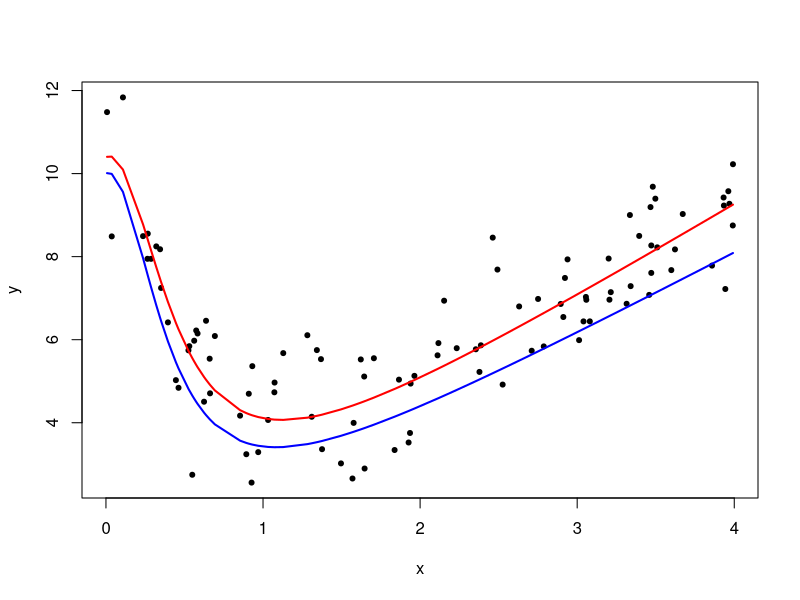
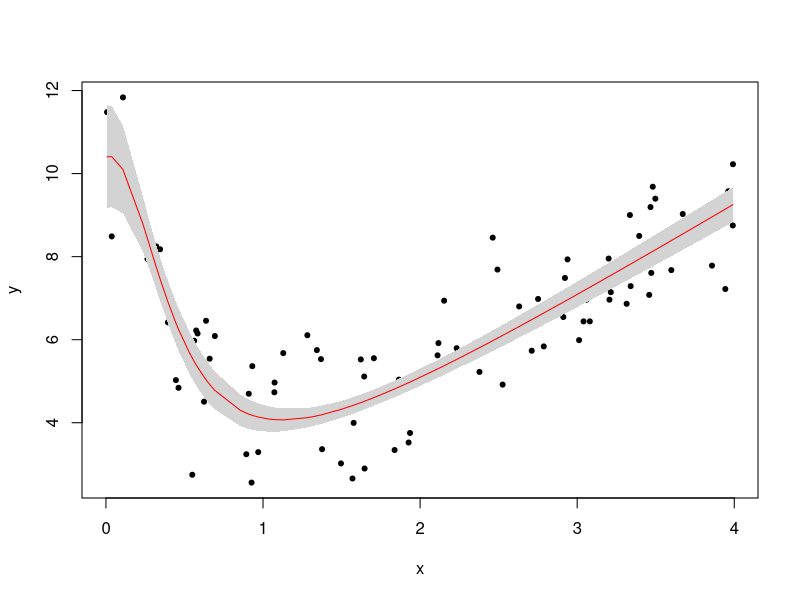

R code for these plots, in order:
#EX_1
t=c(1.661,1.985)
f = 2/(1+exp(1))
a = 1/(1+exp(1))
b = 2*exp(1)/(1+exp(1))^2
c = 0
S = matrix(c(0.02,0.14,-0.07,0.14,5.28,-2.38,-0.07,-2.38,1.1),3,3)

V=c(a,b,c)%*%S%*%matrix(c(a,b,c),3,1)

T = f/(sqrt(V))

T>t[1] # -> FALSE, we don't reject H0'

#confidence interval:
c(f-t[2]*sqrt(V),f+t[2]*sqrt(V)) 

#it's not possible to derive an estimator for sigma^2, because we don't have the observations with true values to compare it with our estimations, (formula for S())
#########################################
#EX_3
set.seed(22101847)
#parameters
theta = c(2,5,0.5)
sigm = 1
#data
x = runif(100,0,4)#seq(0.04, 4, by=0.04)
x = sort(x, decreasing = FALSE)
fun = function(x,theta){
  theta[1]*x+theta[2]/(theta[3]+3*x^2)
}
f = fun(x,theta)
epsilon = rnorm(100, sigm)
Y = f+epsilon
Func = data.frame(x = x, y = Y)
###ex.3.a
#plot
plot(x,Y, xlab = "x", ylab = "y", pch= 20)
lines(x,f, col = "blue", lwd=2)
#estimation: nonlinear regression
n=length(Y)
form=as.formula(y~theta1*x+theta2/(theta3+3*x^2))
start=c(2,3,1)
model=nls(form, data = Func, start=list(theta1=start[1],theta2=start[2],theta3=start[3])) 
summary(model)
#plot
est_t = coef(model)
lines(x,fun(x,est_t),col="red",lwd=2)

#estimate of the variance
hat.th = est_t
RSS = deviance(model) 
hat.var =  RSS/(n-2)
hat.var
#estimated covariance matrix
cov.est=vcov(model)
cov.est

cor(Y,predict(model))

###ex.3.b
#asymptotic normality
lb={}
ub={}
#96% interval: \alpha = 0.04, 1-\alpha/2=
for(i in 1:3){
  lb[i]=est_t[i]-qt(0.98,n-length(est_t))*sqrt(cov.est[i,i])
  ub[i]=est_t[i]+qt(0.98,n-length(est_t))*sqrt(cov.est[i,i])
  }
ci=cbind(lb,ub)
rownames(ci)=names(est_t)
ci

#bootstrap

B=1000 # 1000
par.boot=matrix(NA,B,length(est_t))
rownames(par.boot)=paste("B",1:B,sep="")
colnames(par.boot)=names(est_t)
res.centered=resid(model)-mean(resid(model))

for(b in 1:B){
  res=sample(res.centered,replace=T)
  # Calculate bootstrap values for the response
  yboot=fitted(model)+res #Y*_1,...Y*_n
  # Fit model using new response and get bootstrap estimates for parameter 
  modelBoot=nls(yboot~theta1*x+theta2/(theta3+3*x^2),
                data=data.frame(yboot,x),start=list(theta1=start[1],theta2=start[2],theta3=start[3]))
  # Store estimated (by bootstrap) parameters  
  par.boot[b,]=coef(modelBoot) #\theta*_1,..., \theta*_B
}
# Bootstrap estimated theta's
coef(modelBoot)
# Bootstrap estimated variances
c(var(par.boot[,1]),var(par.boot[,2]),var(par.boot[,2]))
# Compute the bootstrap 96% confidence intervals for the thetas
lb.boot=2*est_t-apply(par.boot,2,quantile,prob=0.98)
ub.boot=2*est_t-apply(par.boot,2,quantile,prob=0.02)
cbind(lb.boot,ub.boot)

###ex.3.c
## estimate of the mean response f(4,theta), by assymptotic normality:
f3=as.numeric(fun(3,est_t))
f3

## 98%-confidence interval for the mean response f(4,theta)
grad<-function(x,theta){rbind(x, 1/(theta[3]+3*x^2), -theta[2]/(theta[3]+3*x^2)^2)}
gradvec=grad(4,est_t)
se=sqrt(t(gradvec)%*%vcov(model)%*%gradvec)
l_b=f3-qt(0.99,n-length(est_t))*sqrt(hat.var) 
u_b=f3+qt(0.99,n-length(est_t))*sqrt(hat.var) 
c(l_b,u_b) # approximate confidence interval for f(4,theta)

###ex.3.d
fe=fun(x,est_t)
mygrad=grad(x,est_t)
se<-sqrt(apply(mygrad,2,function(xx) t(xx)%*%vcov(model)%*%xx))
l_b<-fe-qt(0.99,n-length(est_t))*se 
u_b<-fe+qt(0.99,n-length(est_t))*se
# plot of confidence intervals for all x in [0,4]
plot(x,Y,xlab="x",ylab="y",pch= 20) 
polygon(c(x,rev(x)),c(l_b,rev(u_b)),col="lightgrey",border=NA)
lines(x,fe,lwd=1, col="red")

###ex.3.e

H=(est_t[1]-theta[2])/sqrt(cov.est[1,1])
if(abs(H)>1.661){
  print("Rreject H_0")
}
